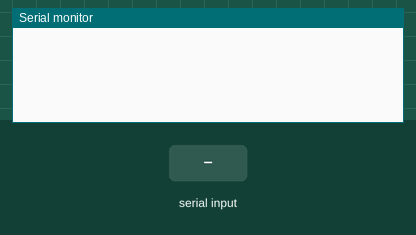
Recording of a sketch running on a simulated Arduino Uno, built with avr-gcc and run on an emulated ATmega328P. Shown: the last lines printed to the serial monitor. The inputs (shaded band) are chosen by the test bench.

Above: at 1.2 s.
1.3 s: "A\n" received over Serial
At 3.5 s:
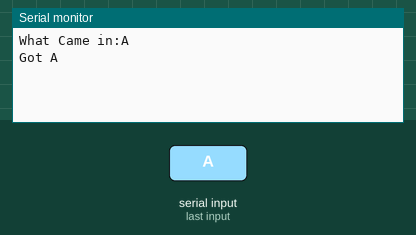
3.8 s: "B\n" received over Serial
At 5.6 s:
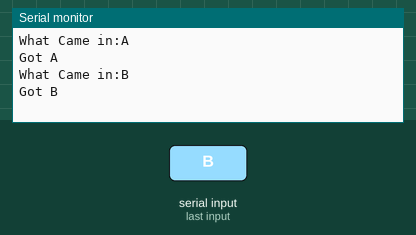
6.3 s: "C\n" received over Serial
At 8.5 s:
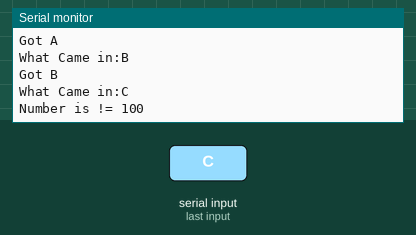
8.8 s: "D\n" received over Serial
At 10.9 s:
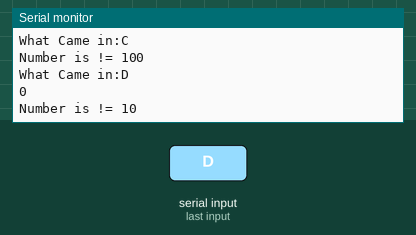
11.3 s: "E\n" received over Serial
At 13.5 s:
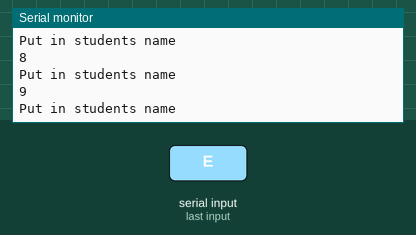
13.8 s: "90,45\n" received over Serial
At 15.2 s:
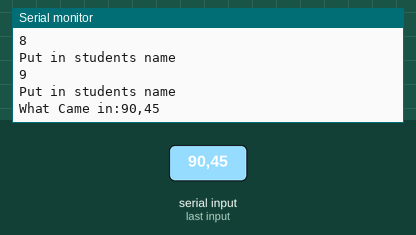
Timing chart, 0 to 16.8 s (numbered marks = the images above; inputs shaded):
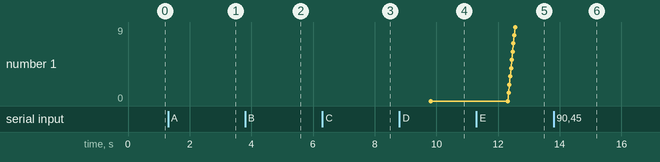

The sketch:

School_Serial_v3.ino
```cpp
//String this is where the data that I type in will get stored
String whatCameIn = "";


String extractNumberAsString = "";
int    extractNumberAsInteger = 0;

int iNumberToCheckFor = 99;

void setup() {

  //Sets up the serial Speed
  Serial.begin(9600);
}


//Program will just keep looping around here looking for work to do !
void loop() {

 //Id the serial line is good to go
 while(Serial.available())
 {

  //Read what I am typing in to the computer
  whatCameIn = Serial.readString();

  //Display back what I typed
  Serial.println("What Came in:" + whatCameIn);

  //Check to see what I typed in !
  if(whatCameIn.indexOf("A") == 0)           //If first Letter Contain A
  {
    //Display back if what I typed back was equal to the letter A
    Serial.println("Got A");
  }
  else if (whatCameIn.indexOf("B") == 0)     //If first Letter Contain B
  {
    //Display back if what I typed back was equal to the letter B
    Serial.println("Got B");
  }
  else if (whatCameIn.indexOf("C") == 0)     //If first Letter Contain C
  {
      //Basics of an IF statement - Ex 1
      if(iNumberToCheckFor == 100)
      {
        Serial.println("Number is = 100");
      }
      else if(iNumberToCheckFor != 100)
      {
        Serial.println("Number is != 100");
      }

  }
  else if (whatCameIn.indexOf("D") == 0)     //If first Letter Contain D
  {
      //Example how to extract data out of a string and convert to a Value

      //Get all string data past index 1 of string
      extractNumberAsString = whatCameIn.substring(1);
      Serial.println(extractNumberAsString);

      //Convert string value to a number or integer using toInt();
      extractNumberAsInteger = extractNumberAsString.toInt();

      //Display to number but this has to be conveted back to a String due to 'Serial.println'
      Serial.println(String(extractNumberAsInteger));

      //Basics of an IF statement - Ex 1
      if(extractNumberAsInteger == 10)
      {
        Serial.println("Number is = 10");
      }
      else
      {
        Serial.println("Number is != 10");
      }

  }
  else if (whatCameIn.indexOf("E") == 0)     //If first Letter Contain E
  {

        //Basics of a Loop
        for(int iLoop=0;iLoop < 10;iLoop++)
        {
          Serial.println(iLoop);
          Serial.println("Put in students name");

          if(iLoop == 5)
          {
            continue;
          }

        }

  }

 }

}
```

Measured:
- after the input at 1.3 s, the serial monitor: prints a new line after 1.0 s (image 1)
- after the input at 3.8 s, the serial monitor: prints a new line after 1.0 s (image 2)
- after the input at 6.3 s, the serial monitor: prints a new line after 1.0 s (image 3)
- after the input at 8.8 s, the serial monitor: prints a new line after 1.0 s (image 4)
- after the input at 11.3 s, the serial monitor: prints a new line after 1.0 s (image 5)
- after the input at 13.8 s, the serial monitor: prints a new line after 1.0 s (image 6)
- plotted number 1: 0 → 9 after the input at 11.3 s
